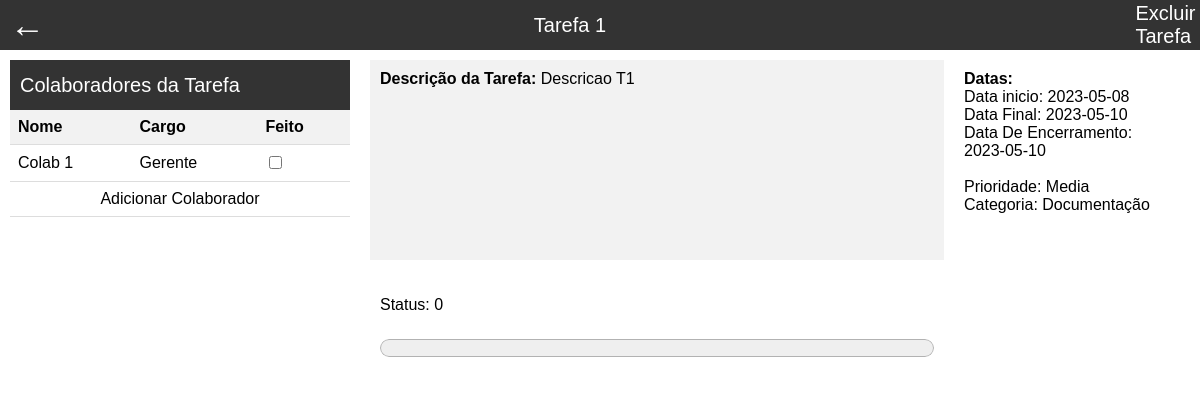
/Projeto/tarefa.php?1, run on an earlier commit of the app's database.
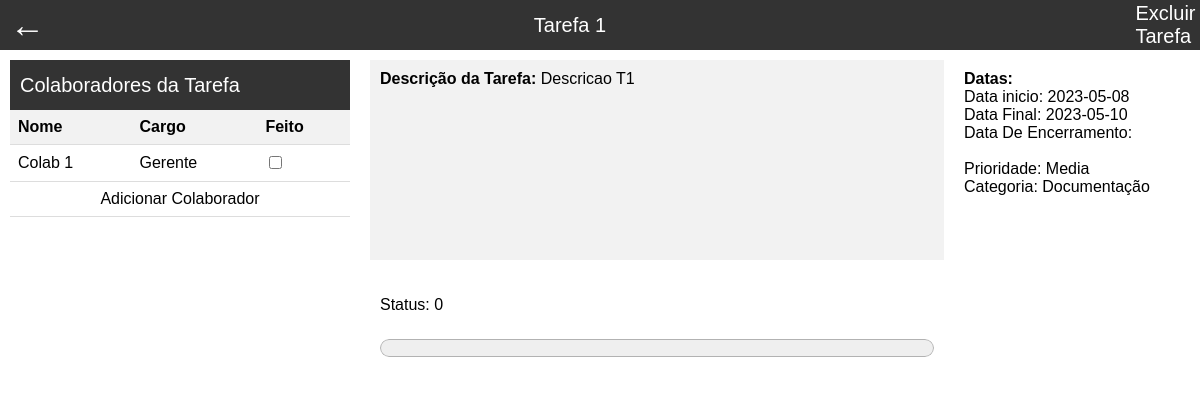
And on a later commit of the database.
### tables this page shows
CREATE TABLE Tarefa (
    id INTEGER PRIMARY KEY AUTO_INCREMENT,
    nome VARCHAR(32),
    descricao VARCHAR(255),
    prioridade INTEGER,
    dataIni DATE,
    dataPrevista DATE,
    dataFim DATE,
    status INTEGER,
    categoriaTarefaID INTEGER
);

CREATE TABLE CategoriaTarefa (
    id INTEGER PRIMARY KEY AUTO_INCREMENT,
    nome VARCHAR(50)
);

### Projeto/tarefa.php (the view, shortened to what this page needs)
<?php include("conexao.php");
  $tarefa_id = parse_url("$_SERVER[REQUEST_URI]", PHP_URL_QUERY);
  $select_proj_id = "SELECT EquipeTarefa.projetoID FROM EquipeTarefa WHERE EquipeTarefa.tarefaID = $tarefa_id";
  $resultado_proj_id = mysqli_query($mysqli, $select_proj_id);
  $proj_id = mysqli_fetch_assoc($resultado_proj_id)['projetoID'];
  $priority=array("Super Baixa","Baixa","Media","Alta","Super Alta");
?>
<!DOCTYPE html>
<html>
<head>
</head>
<body>
<div class="navbar">
  <ul>
    <li><a href="/projeto.php?<?php echo $proj_id?>"  style="font-size: 35px;margin:10px;">←</a></li>
    <li class="title" style="width:90%;"><?php
    $tarefa_name = "SELECT Tarefa.nome
                  FROM Tarefa
                  WHERE Tarefa.id = $tarefa_id";
    $name_r = mysqli_query($mysqli,$tarefa_name);
    echo mysqli_fetch_assoc($name_r)['nome'];?></li>
    <form method="POST" action="" id="form-id">
    <li class ="button" ><a onclick="document.getElementById('form-id').submit();">Excluir Tarefa</a></li>
    </form>
    </ul>
  </div>
  <div class="table-container">
    <table>
      <div class="navbar" style="padding-left: 10px;display:flex;">Colaboradores da Tarefa</div>
      <tr>
        <th>Nome</th>
        <th>Cargo</th>
        <th>Feito</th>
      </tr>
      <?php
  $result = "SELECT Colaborador.nome AS nome, Cargo.nome AS cargo, Colaborador.id, EquipeTarefa.parteFeita
             FROM EquipeTarefa
             INNER JOIN Colaborador ON EquipeTarefa.colaboradorID = Colaborador.id
             INNER JOIN Cargo on Colaborador.cargoID = Cargo.id
             WHERE tarefaID = $tarefa_id";
  $resultado = mysqli_query($mysqli, $result);
  while($row = mysqli_fetch_assoc($resultado)){
  ?>
    <tr>
      <td><?php echo $row['nome'];?></td>
      <td><?php echo $row['cargo'];?></td>
      <td>
      <form method="POST" action="">
        <input type="checkbox" id="feito" name="feito" value=<?php echo $row['id'];?>  onChange="this.form.submit()" <?php if($row['parteFeita']) echo "checked"; ?>>
      </form>
      </td>
    </tr>
  <?php }?>
    <tr id="add_colab" name="add_colab" onclick="addColab()"><td colspan="3" style="text-align-last: center;">Adicionar Colaborador</td></tr>
    </table>
    <br><br><br>
  </div>
  <div class="table-container2">
  <?php
  $result = "SELECT distinct Tarefa.nome, Tarefa.status, Tarefa.dataPrevista, Tarefa.prioridade, Tarefa.dataIni, Tarefa.id, Tarefa.dataFim, Tarefa.Descricao, Tarefa.CategoriaTarefaID, CategoriaTarefa.nome as nomecategoria
             FROM Tarefa
             INNER JOIN EquipeTarefa ON EquipeTarefa.tarefaID = Tarefa.id
             INNER JOIN CategoriaTarefa ON CategoriaTarefa.id = Tarefa.CategoriaTarefaID
             WHERE Tarefa.id = $tarefa_id";
  $resultado = mysqli_query($mysqli, $result);
  $row = mysqli_fetch_assoc($resultado)
  ?>
  <div class="table-container2" style="background: #F2F2F2;border-radius: 2 px;">
    <div style="height: 180px;"><b>Descrição da Tarefa: </b><?php echo $row['Descricao'] ?></div>
  </div>
  <div class="table-container" >
    <ul style="margin: 0;height: 180px;padding: inherit;padding-top: 0;" ><b>Datas: </b>
    <li>Data inicio: <?php echo $row['dataIni'] ?></li>
    <li>Data Final: <?php echo $row['dataPrevista'] ?></li>
    <li>Data De Encerramento: <?php echo $row['dataFim'] ?></li>
    <br>
    <li>Prioridade: <?php echo $priority[$row['prioridade'] - 1] ?></li>
    <li>Categoria: <?php echo $row['nomecategoria'] ?></li>
  </ul>
  </div>
  <div class="table-container2">
    <p>Status: <?php echo $row['status'] ?></p>
    <progress style="width: -webkit-fill-available;height: 36px;" id="file" max="100" value="<?php echo $row['status'] ?>"></progress>
  </div>
  </div>
</body>
</html>

What changed in the data, as far as the page shows it:
changed tarefa "Tarefa 1": dataFim "2023-05-10" → (not shown)
